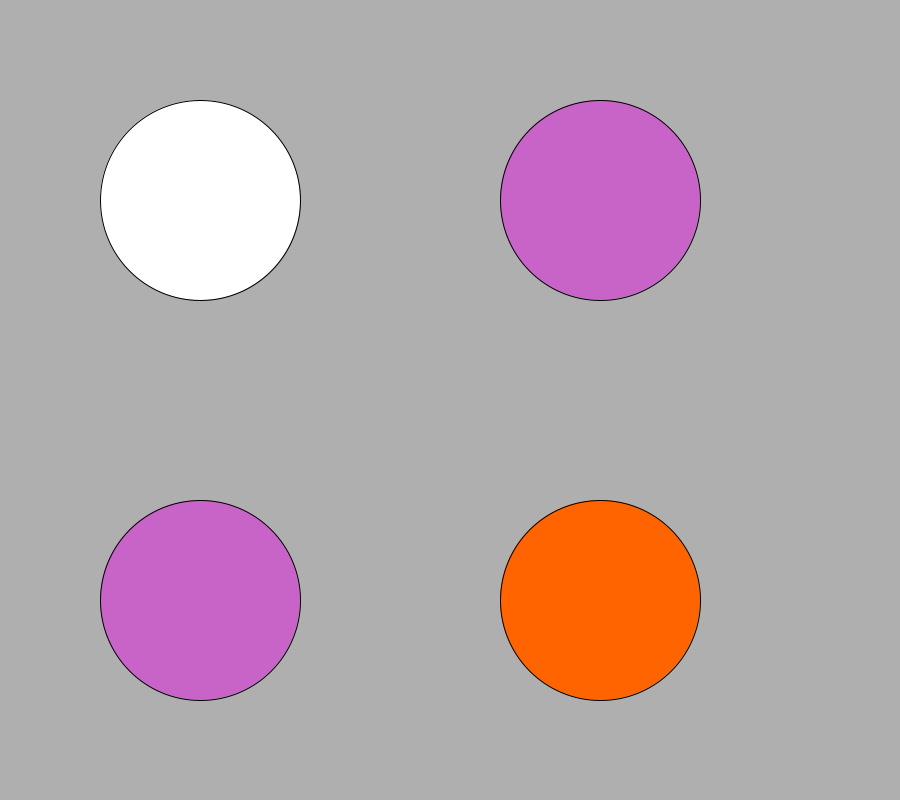
Frame 1 (no input)
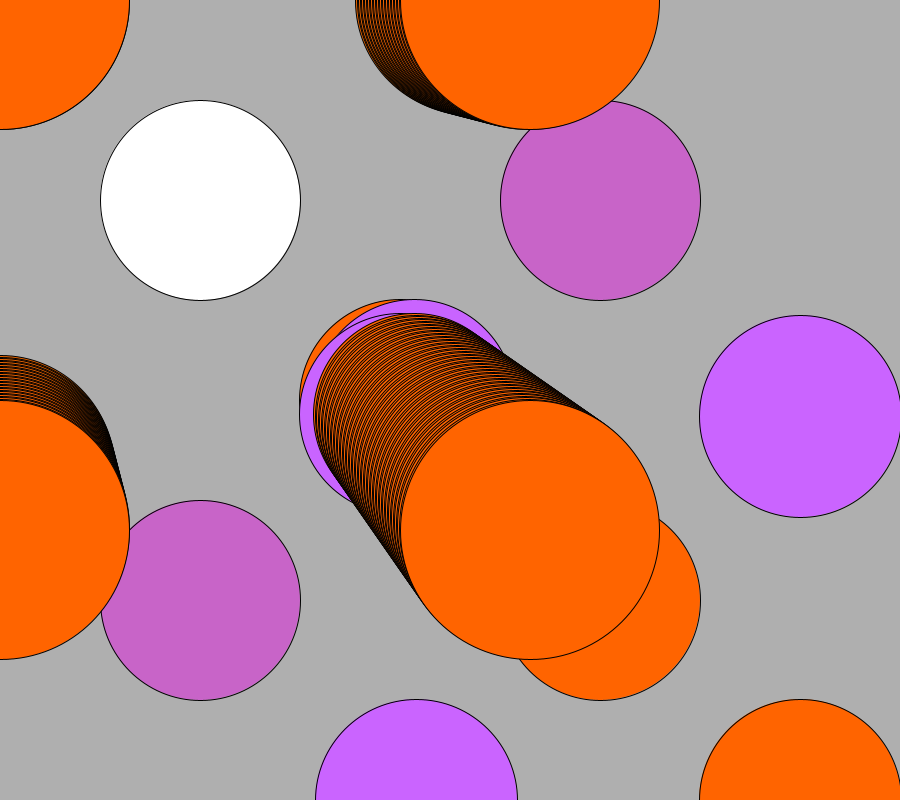
Frame 60 (the mouse pressed at the canvas centre just before this capture)
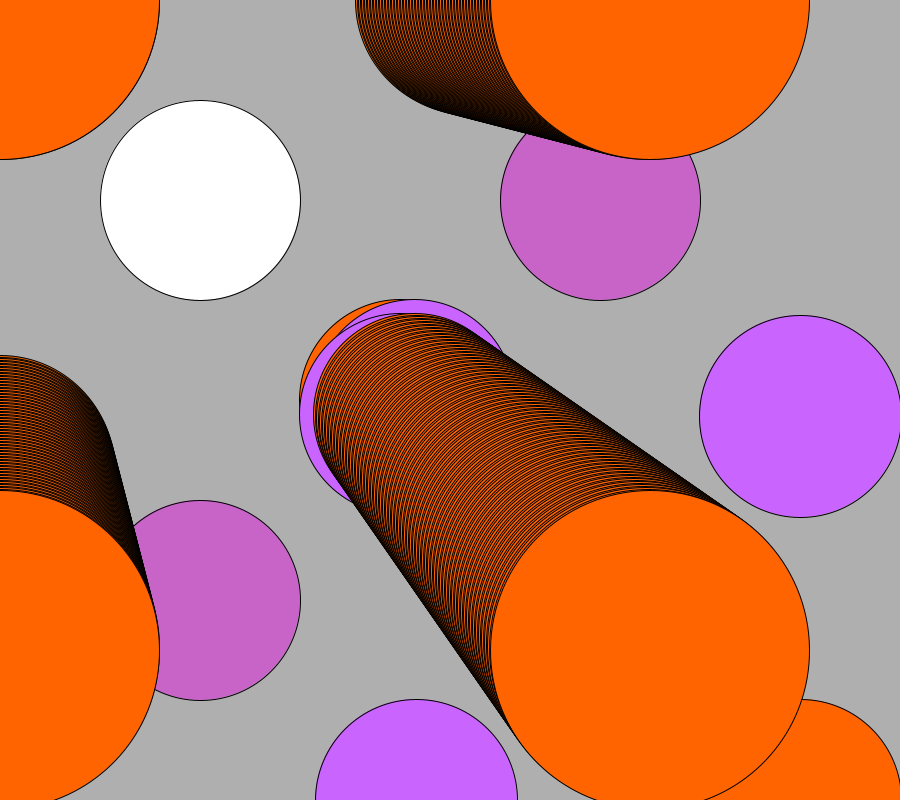
Frame 120 (the mouse held since frame 60 and released just before this capture)

The Processing sketch that drew these frames (run headless with seeded random() and noise(); from frame 60 on, the mouse is pressed at the canvas centre):

// Processing sketch: processing_23136
// ── processing_23136.pde


int a= 200;
int b= 600;
int c= 200;

void setup () {
  size(900,800);
  background (175);
}
void draw() {
ellipse(a,a,c,c);fill (c,100,a);
ellipse(b,a,c,c); 
ellipse(a,b,c,c);fill (b,100,0);
ellipse(b,b,c,c);
c= c +1;
b= c + 6;
b= b * 2;
a= a * 2 ;


}
